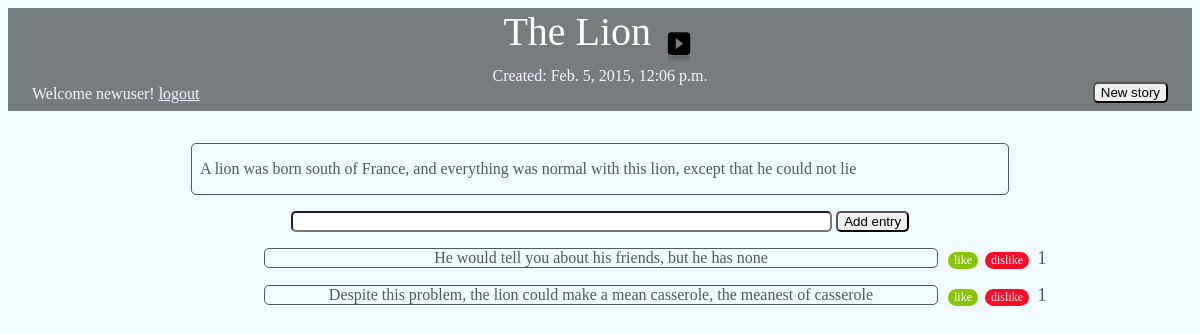
/1 (signed in), run on the app's committed database.
### blogapp/models.py (models this page shows, shortened)
class Story(models.Model):
    title = models.CharField(max_length=140)
    body = models.TextField()
    date = models.DateTimeField()
    active = models.BooleanField(default=True)

class Submission(models.Model):
    story = models.ForeignKey(Story)
    text = models.CharField(max_length=140)
    votes = models.IntegerField(default=0)
    date = models.DateTimeField()
    author = models.ForeignKey(User, related_name='author')
    voted_on = models.ManyToManyField(User, related_name='voter')

### blogapp/views.py (the view)
# urls.py: url(r'^(?P<page>\d+)$', views.main, name='main'),
def main(request, page):
    stories = Story.objects.all().order_by('-date')
    submissions = Submission.objects.all().order_by('-votes')
    paginator = Paginator(stories, 1)
    try:
        stories = paginator.page(page)
    except (InvalidPage, EmptyPage):
        stories = paginator.page(paginator.num_pages)
    return render(request, 'blogapp/main.html', dict(stories=stories, submissions=submissions))

### blogapp/templates/blogapp/main.html (shortened to what this page needs)
{% load staticfiles %}
<!DOCTYPE html>
<html>
<head lang="en">
    <link rel="stylesheet" type="text/css" href="{% static 'blogapp/style.css' %}" />
</head>
<body>
    <header>
        {% for story in stories %}
            <div class="title_and_arrows">
                <span class= "title_text"> {{ story.title }} </span>
                {% if stories.object_list and stories.paginator.num_pages > 1 %}
                    {% if stories.has_next %}
                        <span class= "older_entries">
                            <a href="{{ stories.next_page_number }}"><img src="{% static 'blogapp/expand_arrow_alt.png' %}"></a>
                        </span>
                    {% endif %}
                {% endif %}
            </div>
        <div class="time"> Created: {{ story.date }}</div>
        {% if user.is_authenticated %}
            <span class="user">
                Welcome {{ user.get_username }}!
            </span>
             <span class="logout">
                 <a style="color:aliceblue;" href="{% url 'logout' %}">logout</a>
             </span>
        {% endif %}
        <span>
            <form id="new_story" action="{% url 'new_story' %}" method="post">
                <input type="submit" value="New story">
            </form>
        </span>
    </header>
    <div class="body">{{ story.body|linebreaks }}</div>
    <div class="text_box">
        <form action='{{ stories.number }}/submission/'  method='post'>
            <input type= "text" style="width:40em;" name="submission">
            <input type="submit"  name="submission_button" value="Add entry">
        </form>
    </div>
    <div class= "submissions">
        {% for submission in submissions %}
            {% ifequal submission.story.pk story.pk %}
                <div class= "submission_box">
                <div class= "submission_box2">
                    <div class= "text"> {{submission.text}}</div>
                </div>
                </div>
                <div class= "likedislike">
                <form action="{{ stories.number }}/submission/{{ submission.pk }}/like/" style="display:inline-block;" method="post">
                    <input id="like" class="like" type="submit" value="like">
                </form>
                <form action="{{ stories.number }}/submission/{{ submission.pk }}/dislike/" style="display:inline-block;" method="post">
                    <input id="dislike" class="dislike" type="submit" value="dislike"/>
                 <div class="votes">{{ submission.votes }}</div>
                 </div>
            {% endifequal %}
        {% endfor %}
    </div>
    {% endfor %}
</body>
</html>

### blogapp/static/blogapp/style.css (style rules this page uses)
html, body { max-width: 100%; overflow-x: hidden; background: #F0FAFF; color: rgba(0, 0, 0, 0.65); border-color: rgba(0, 0, 0, 0.3); font-family: Garamond,serif; font-size: 16px; }
div { border-radius: 5px; }
input { -moz-border-radius: 5px; -webkit-border-radius: 5px; border-radius: 5px; -khtml-border-radius: 5px; }
header, .full-width { width: 100%; background: rgba(0, 0, 0, 0.5); padding-bottom: 0.5em; }
#new_story { display: inline; float: right; margin-right: 1.5em; margin-top: -3px; }
.user { display: inline; margin-left: 1.5em; color: aliceblue; }
.title_and_arrows { margin: 0 auto; text-align: center; }
.title_text { font-size: 40px; margin-top: 50px; color: white; text-align: center; }
.time { padding-top: 20px; text-align: center; color: aliceblue; display: inline-block; }
img { height: 3%; width: 3%; margin-bottom: -20px; }
.time { margin-top: -.5em; margin-left: auto; margin-right: auto; text-align: center; display: block; }
.body { margin: 0 auto; width: 50em; padding-left: .5em; padding-right: .5em; text-align: left; border: solid; border-width: 1px; margin-top: 2em; margin-bottom: 1em; }
.submission_box { position: relative; border: solid; border-width: 1px; width: 40em; margin-left: 50%; word-wrap: break-word; padding-left: 1em; padding-right: 1em; margin-top: 1em; display:inline-block; left: -21em; }
.text { text-align: center; }
.votes { font-size: 18px; font-family: Garamond,serif; display:inline-block; border-width: 1px; padding-left: .25em; padding-right: .25em; margin-right: .25em; width: 1em; }
.likedislike { margin-left: 50%; margin-top: -1.25em; }
.like { margin-top: -2em; margin-left: 29em; font-size:12px; font-family:Garamond, serif; font-weight:normal; border-radius:16px; border:0px solid #68aa07; background-color:#89c403; color:#ffffff; display:inline-block; }
.dislike { font-size:12px; font-family:Garamond, serif; font-weight:normal; border-radius:16px; border:0px solid #f04030; background-color: #ff0a27; color:#ffffff; display:inline-block; margin-left: .25em; }
.text_box { margin: 0 auto; text-align: center; }

### data on the page
Story: title "The Lion", date "Feb. 5, 2015, 12:06 p.m.", body "A lion was born south of France, and everything was normal with this lion, except that he could not lie"
Submission: text "He would tell you about his friends, but he has none", votes "1"
Submission: text "Despite this problem, the lion could make a mean casserole, the meanest of casserole", votes "1"

### other printed values
{{ user.get_username }} "newuser"
